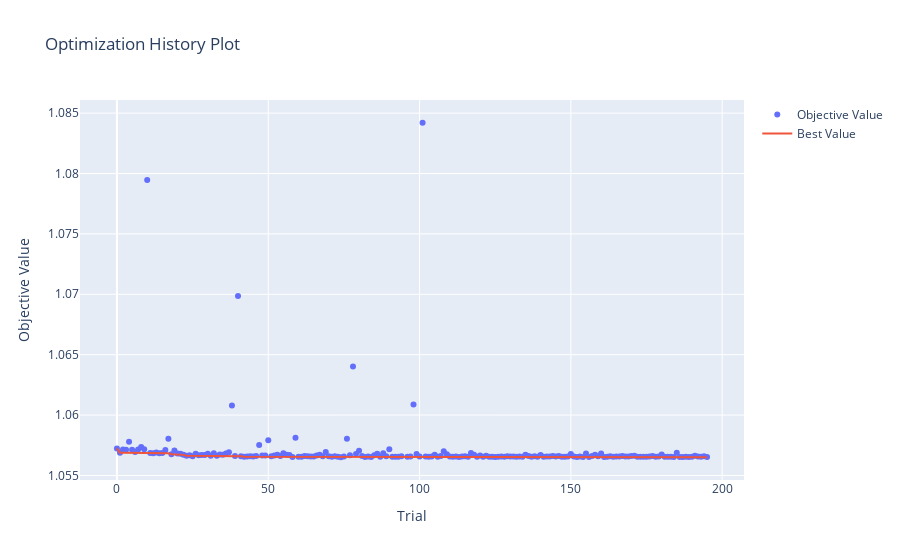

The notebook cell this image was saved under:
### Code cell
op_viz.plot_optimization_history(study)

### Figure 1 — Plotly figure (JSON) as saved in the notebook; plotly's stock layout.template omitted (floating-point values rounded to 4 significant figures; data arrays with more than 128 entries replaced by an {"elided": "..."} marker saying what was removed)
{"data": [{"mode": "markers", "name": "Objective Value", "type": "scatter", "x": {"elided": "195 int values"}, "y": {"elided": "195 float values"}}, {"mode": "lines", "name": "Best Value", "type": "scatter", "x": {"elided": "196 int values"}, "y": {"elided": "196 float values"}}, {"marker": {"color": "#cccccc"}, "mode": "markers", "name": "Infeasible Trial", "showlegend": false, "type": "scatter", "x": [], "y": []}], "layout": {"title": {"text": "Optimization History Plot"}, "xaxis": {"title": {"text": "Trial"}}, "yaxis": {"title": {"text": "Objective Value"}}}}
